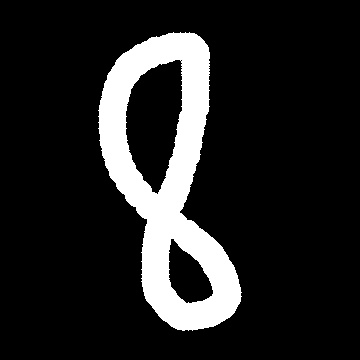
#> input picture pictures/test_2.jpg, 360 x 360 px
$ python pictures.py
#> lines starting #> are read from the running program, lines starting #| are printed output that depends on the picture
# -*- coding:utf-8 -*-
# 编辑 : frost
# 时间 : 2020/4/27 22:35


from skimage import io,transform,color
from matplotlib import pyplot as plt
#  处理图片的第三方库函数

the_image_path = "./pictures/test_2.jpg"
img = io.imread(the_image_path)
#> img is the input picture: shape (360, 360, 3); min 0, max 255, mean 35.6
img = color.rgb2gray(img)
#> img: shape (360, 360) float64
# 放缩图片 然后2828
img = transform.resize(img,(28, 28))
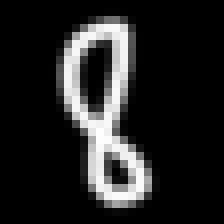
#> img: shape (28, 28) float64 (shown 8 times larger); min 0, max 0.998, mean 0.139
print(img.shape, img.dtype.name)
#| (28, 28) float64

plt.subplot(1,1,1)
plt.imshow(img)

$ run again, with pictures/test_1.jpg copied over pictures/test_2.jpg
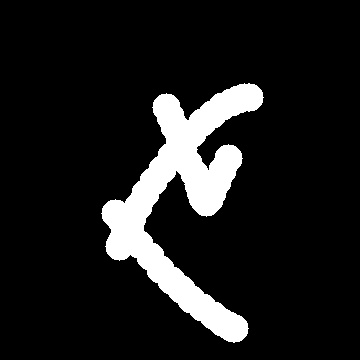
#> input picture pictures/test_1.jpg, 360 x 360 px
#> img is the input picture: shape (360, 360, 3); min 0, max 255, mean 28
#> `img = transform.resize(img,(28, 28))`:
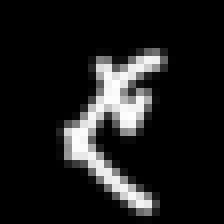
#> img: shape (28, 28) float64 (shown 8 times larger); min 0, max 0.997, mean 0.11
#| (28, 28) float64

$ run again, with pictures/test_10.jpg copied over pictures/test_2.jpg
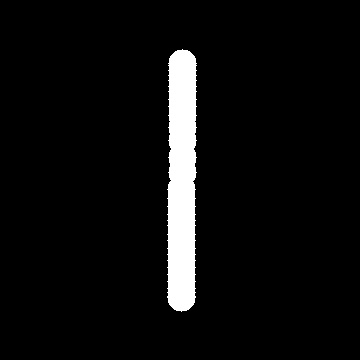
#> input picture pictures/test_10.jpg, 360 x 360 px
#> img is the input picture: shape (360, 360, 3); min 0, max 255, mean 13.7
#> `img = transform.resize(img,(28, 28))`:
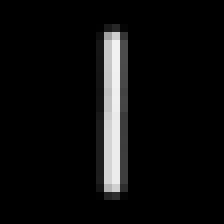
#> img: shape (28, 28) float64 (shown 8 times larger); min 0, max 0.948, mean 0.0536
#| (28, 28) float64

$ run again, with pictures/test_11.jpg copied over pictures/test_2.jpg
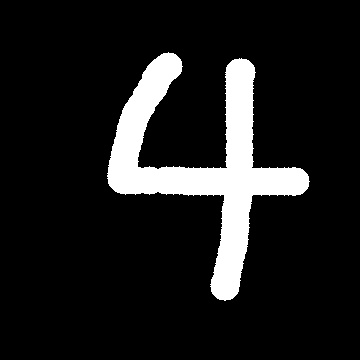
#> input picture pictures/test_11.jpg, 360 x 360 px
#> img is the input picture: shape (360, 360, 3); min 0, max 255, mean 28.8
#> `img = transform.resize(img,(28, 28))`:
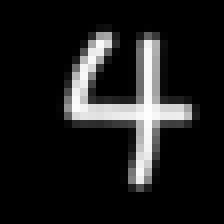
#> img: shape (28, 28) float64 (shown 8 times larger); min 0, max 0.999, mean 0.113
#| (28, 28) float64
